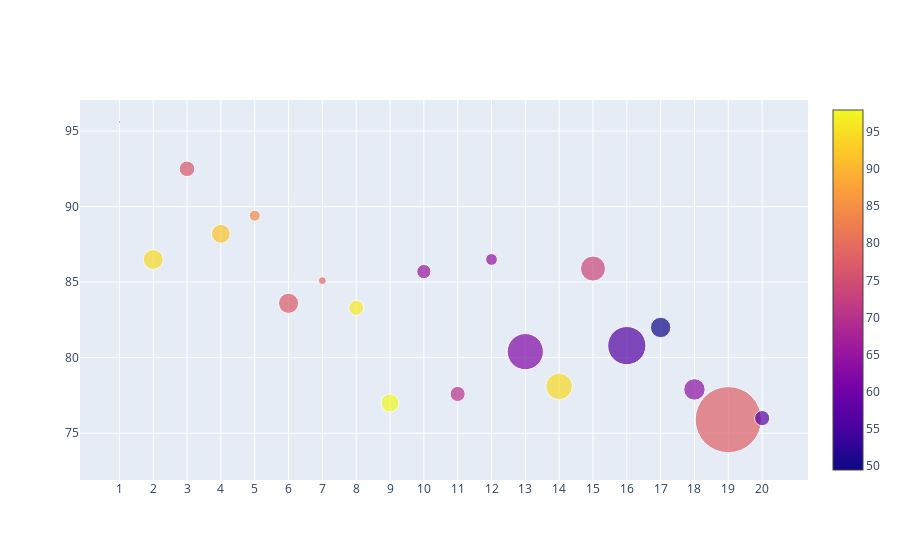

Notebook cell for this chart:
### Code cell
# data preparation
df2016 = timesData[timesData.year == 2016].iloc[:20,:]
num_students_size  = [float(each.replace(',', '.')) for each in df2016.num_students]
international_color = [float(each) for each in df2016.international]
data = [
    {
        'y': df2016.teaching,
        'x': df2016.world_rank,
        'mode': 'markers',
        'marker': {
            'color': international_color,
            'size': num_students_size,
            'showscale': True
        },
        "text" :  df2016.university_name    
    }
]
iplot(data)

### Figure 1 — Plotly figure (JSON) as saved in the notebook; plotly's stock layout.template omitted (floating-point values rounded to 4 significant figures)
{"data": [{"marker": {"color": [64, 94.4, 76.3, 91.5, 84, 77.2, 78.5, 96, 97.9, 65, 70, 64.3, 61.9, 94.4, 73.5, 56.4, 49.5, 63.9, 77.8, 56.5], "showscale": true, "size": [2.243, 19.92, 15.6, 18.81, 11.07, 20.15, 7.929, 15.06, 18.18, 14.22, 15.13, 11.75, 36.19, 26.61, 25.05, 38.21, 20.38, 21.42, 66.2, 15.17]}, "mode": "markers", "text": ["California Institute of Technology", "University of Oxford", "Stanford University", "University of Cambridge", "Massachusetts Institute of Technology", "Harvard University", "Princeton University", "Imperial College London", "ETH Zurich – Swiss Federal Institute of Technology Zurich", "University of Chicago", "Johns Hopkins University", "Yale University", "University of California, Berkeley", "University College London", "Columbia University", "University of California, Los Angeles", "University of Pennsylvania", "Cornell University", "University of Toronto", "Duke University"], "type": "scatter", "x": ["1", "2", "3", "4", "5", "6", "7", "8", "9", "10", "11", "12", "13", "14", "15", "16", "17", "18", "19", "20"], "y": [95.6, 86.5, 92.5, 88.2, 89.4, 83.6, 85.1, 83.3, 77, 85.7, 77.6, 86.5, 80.4, 78.1, 85.9, 80.8, 82, 77.9, 75.9, 76]}], "layout": {}}
